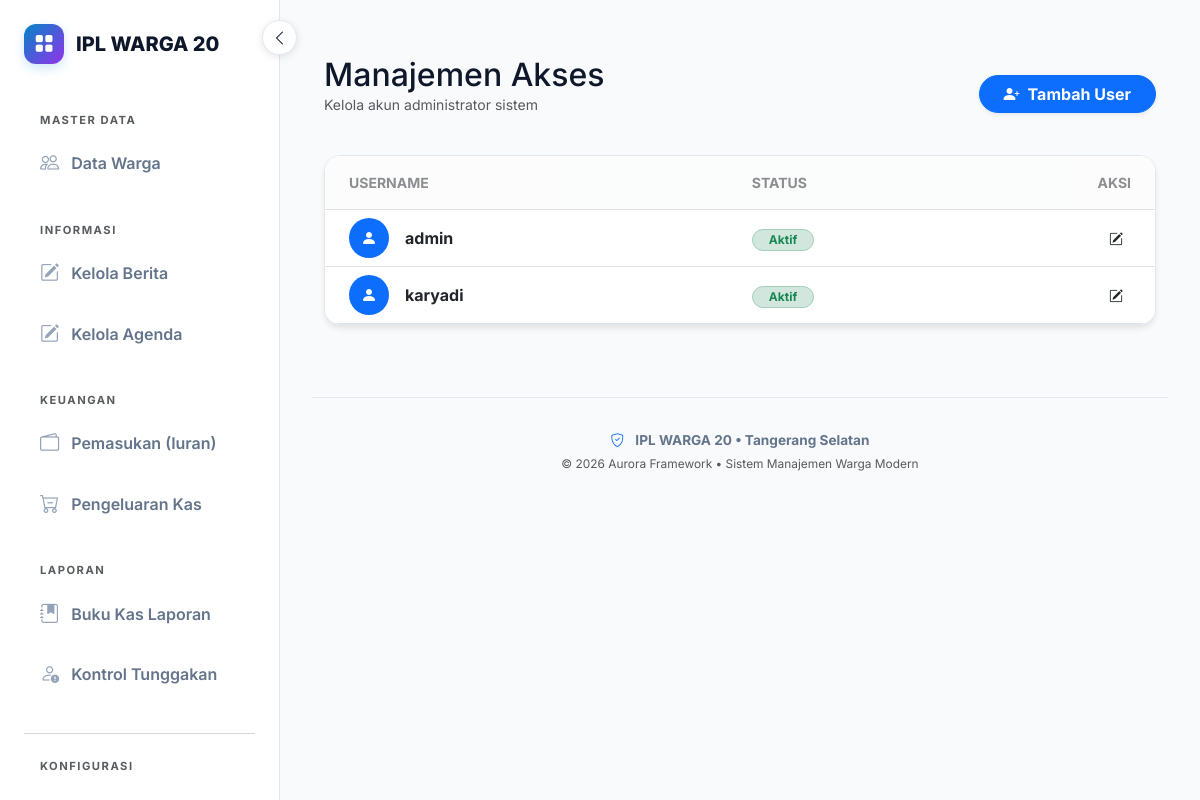
The app's page /admin/users (signed in) with its own data.
### models.py (models this page shows)
class Identitas(db.Model):
    id = db.Column(db.Integer, primary_key=True)
    nama_app = db.Column(db.String(100))
    alamat = db.Column(db.String(255))
    kota = db.Column(db.String(50))
    no_hp = db.Column(db.String(20))
    ketua = db.Column(db.String(100))
    sekretaris = db.Column(db.String(100))
    keterangan = db.Column(db.String(255))
    visi = db.Column(db.Text)
    misi = db.Column(db.Text)
    sejarah = db.Column(db.Text)
    label_anggota = db.Column(db.String(50), default='Warga')
    label_iuran = db.Column(db.String(50), default='Iuran')
    label_tingkat1 = db.Column(db.String(50), default='Zona')
    label_tingkat2 = db.Column(db.String(50), default='Blok')
    label_tingkat3 = db.Column(db.String(50), default='Cluster')

class User(db.Model, UserMixin):
    id = db.Column(db.Integer, primary_key=True)
    username = db.Column(db.String(50), unique=True, nullable=False)
    password = db.Column(db.String(255), nullable=False)

### admin.py (the view)
@admin_bp.route('/admin/users')
@login_required
def user_admin():
    users = User.query.all()
    return render_template('user_admin.html', users=users)

### app.py (called while the page is built)
@login_manager.user_loader
def load_user(user_id):
    return db.session.get(User, int(user_id))

@app.before_request
def check_app_license():
    if request.endpoint and ('static' in request.endpoint or 'activate_license' in request.endpoint):
        return
    status, days_left = license_mgr.check_license()
    if status == "EXPIRED":
        return render_template_string(ACTIVATION_PAGE_HTML, hwid=license_mgr.get_hwid())
    request.license_status = status
    request.license_days_left = days_left

@app.context_processor
def inject_globals():
    berita_sidebar = Berita.query.order_by(Berita.tanggal.desc()).limit(5).all()
    agenda_sidebar = Agenda.query.order_by(Agenda.tanggal_kegiatan.asc()).limit(3).all()
    status = getattr(request, 'license_status', 'ACTIVE')
    days = getattr(request, 'license_days_left', 0)
    return {
        'datetime': datetime,
        'identitas': Identitas.query.first(),
        'active_page': request.path,
        'current_user': current_user,
        'sidebar_berita': berita_sidebar,
        'sidebar_agenda': agenda_sidebar,
        'is_trial': (status == 'TRIAL'),
        'license_days': days,
        'machine_id': license_mgr.get_hwid()
    }

    def get_hwid(self):
        try:
            sys_plat = platform.system()
            if sys_plat == 'Windows':
                cmd = 'wmic csproduct get uuid'
                return subprocess.check_output(cmd, shell=True).decode().split('\n')[1].strip()
            elif sys_plat == 'Darwin':  # macOS
                cmd = "ioreg -rd1 -c IOPlatformExpertDevice | grep -E '(IOPlatformUUID|uuid)'"
                output = subprocess.check_output(cmd, shell=True).decode()
                return output.split('"')[-2]
            return hashlib.sha256(str(uuid.getnode()).encode()).hexdigest()[:16].upper()
        except Exception:
            return "UNKNOWN-MACHINE-ID"

    def get_expected_key(self):
        hwid = self.get_hwid()
        raw = f"{hwid}::{self.secret_salt}"
        return hashlib.sha256(raw.encode()).hexdigest()[:20].upper()

    def _load_license_file(self):
        if os.path.exists(self.license_file):
            try:
                with open(self.license_file, 'r') as f:
                    return json.load(f)
            except: return None
        return None

### templates/user_admin.html (shortened to what this page needs)
{% extends "base.html" %}
{% block content %}
<div class="container-fluid py-4 animate__animated animate__fadeIn">
    <div class="d-flex justify-content-between align-items-center mb-4">
        <div>
            <h2 class="fw-800 mb-0">Manajemen Akses</h2>
            <p class="text-muted small">Kelola akun administrator sistem</p>
        </div>
        <button class="btn btn-primary px-4 fw-bold rounded-pill shadow-sm" data-bs-toggle="modal" data-bs-target="#modalTambahUser">
            <i class="bi bi-person-plus-fill me-2"></i>Tambah User
        </button>
    </div>
    <div class="card border-0 shadow-sm rounded-4 overflow-hidden">
        <div class="table-responsive">
            <table class="table table-hover align-middle mb-0">
                <thead class="bg-light">
                    <tr>
                        <th class="ps-4 py-3 text-uppercase small fw-800 opacity-50">Username</th>
                        <th class="py-3 text-uppercase small fw-800 opacity-50">Status</th>
                        <th class="pe-4 py-3 text-end text-uppercase small fw-800 opacity-50">Aksi</th>
                    </tr>
                </thead>
                <tbody>
                    {% for u in users %}
                    <tr>
                        <td class="ps-4">
                            <div class="d-flex align-items-center">
                                <div class="bg-primary text-white rounded-circle d-flex align-items-center justify-content-center me-3" style="width: 40px; height: 40px;">
                                    <i class="bi bi-person-fill"></i>
                                </div>
                                <span class="fw-bold text-dark">{{ u.username }}</span>
                            </div>
                        </td>
                        <td><span class="badge bg-success-subtle text-success border border-success-subtle rounded-pill px-3">Aktif</span></td>
                        <td class="pe-4 text-end">
                            <button class="btn btn-sm btn-outline-dark border-0 btn-edit-user"
                                    data-id="{{ u.id }}"
                                    data-username="{{ u.username }}">
                                <i class="bi bi-pencil-square"></i>
                            </button>
                        </td>
                    </tr>
                    {% endfor %}
                </tbody>
            </table>
        </div>
    </div>
</div>
{% endblock %}

### templates/base.html (shortened to what this page needs)
<!DOCTYPE html>
<html lang="id">
<head>
    <link href="https://cdn.jsdelivr.net/npm/bootstrap@5.3.0/dist/css/bootstrap.min.css" rel="stylesheet">
    <link rel="stylesheet" href="https://cdn.jsdelivr.net/npm/bootstrap-icons@1.11.0/font/bootstrap-icons.css">
    <link rel="stylesheet" href="https://cdnjs.cloudflare.com/ajax/libs/animate.css/4.1.1/animate.min.css"/>
</head>
<body>
    <button class="desktop-toggle btn d-none d-lg-flex" id="desktopToggle" aria-label="Toggle Sidebar">
        <i class="bi bi-chevron-left" id="toggleIcon"></i>
    </button>
    <nav class="sidebar" id="sidebar">
        <a href="/" class="sidebar-brand">
            <div class="brand-icon">
                <i class="bi bi-grid-fill"></i>
            </div>
            <span class="text-truncate">{{ identitas.nama_app if identitas else 'AURORA LEDGER' }}</span>
        </a>
        <div class="nav flex-column nav-pills">
            {% set active_page = request.path %}
            <small class="text-uppercase text-muted fw-bold mb-2 px-3 mt-2 section-title" style="font-size: 0.7rem; letter-spacing: 1.5px;">Master Data</small>
            <a href="/warga" class="nav-link {{ 'active' if active_page.startswith('/warga') }}">
                <i class="bi bi-people"></i> <span>Data {{ identitas.label_anggota }}</span>
            </a>
            <small class="text-uppercase text-muted fw-bold mb-2 px-3 mt-4 section-title" style="font-size: 0.7rem; letter-spacing: 1.5px;">Informasi</small>
            <a class="nav-link {{ 'active' if active_page.startswith('/admin/berita') }}" href="{{ url_for('berita.list_admin') }}">
                <i class="bi bi-pencil-square"></i> <span>Kelola Berita</span>
            </a>
            <a class="nav-link {{ 'active' if active_page.startswith('/admin/agenda') }}" href="{{ url_for('agenda.list_admin') }}">
                <i class="bi bi-pencil-square"></i> <span>Kelola Agenda</span>
            </a>
            <small class="text-uppercase text-muted fw-bold mb-2 px-3 mt-4 section-title" style="font-size: 0.7rem; letter-spacing: 1.5px;">Keuangan</small>
            <a class="nav-link {{ 'active' if active_page == '/' or active_page == '/bayar' }}" href="/">
                <i class="bi bi-wallet2"></i> <span>Pemasukan (Iuran)</span>
            </a>
            <a class="nav-link {{ 'active' if active_page.startswith('/pengeluaran') }}" href="/pengeluaran">
                <i class="bi bi-cart-dash"></i> <span>Pengeluaran Kas</span>
            </a>
            <small class="text-uppercase text-muted fw-bold mb-2 px-3 mt-4 section-title" style="font-size: 0.7rem; letter-spacing: 1.5px;">Laporan</small>
            <a class="nav-link {{ 'active' if active_page == '/laporan' }}" href="/laporan">
                <i class="bi bi-journal-bookmark-fill"></i> <span>Buku Kas Laporan</span>
            </a>
            <a class="nav-link {{ 'active' if active_page == '/laporan/tunggakan' }}" href="/laporan/tunggakan">
                <i class="bi bi-person-exclamation"></i> <span>Kontrol Tunggakan</span>
            </a>
            <hr class="my-4 text-muted opacity-25">
            <small class="text-uppercase text-muted fw-bold mb-2 px-3 section-title" style="font-size: 0.7rem; letter-spacing: 1.5px;">Konfigurasi</small>
            <a class="nav-link {{ 'active' if active_page.startswith('/identitas') }}" href="/identitas">
                <i class="bi bi-sliders"></i> <span>Identitas Aplikasi</span>
            </a>
        </div>
    </nav>
    <div class="main-content">
        <div class="animate__animated animate__fadeIn">
            {% block content %}{% endblock %}
        </div>
        <footer class="text-center mt-5">
            <div class="container-fluid">
                <p class="mb-1 fw-bold">
                    <i class="bi bi-shield-check me-2 text-primary"></i>
                    {{ identitas.nama_app if identitas else 'AURORA LEDGER' }}
                    {% if identitas and identitas.kota %} &bull; {{ identitas.kota }}{% endif %}
                </p>
                <p class="small mb-0 text-muted">
                    &copy; 2026 Aurora Framework &bull; Sistem Manajemen Warga Modern
                </p>
            </div>
        </footer>
    </div>
</body>
</html>

### templates/base.html (style rules this page uses)
* { margin: 0; padding: 0; box-sizing: border-box; }
:root { --electric-blue: #0284c7; --neon-purple: #9333ea; --sidebar-width: 280px; --sidebar-collapsed-width: 85px; --slate-dark: #0f172a; --slate-muted: #64748b; --bg-light: #f8fafc; --z-sidebar: 1030; --z-mobile-toggle: 1040; --z-sidebar-backdrop: 1025; --transition-speed: 0.3s; }
body { font-family: 'Inter', sans-serif; background: var(--bg-light); color: var(--slate-dark); min-height: 100vh; overflow-x: hidden; transition: background var(--transition-speed); }
.sidebar { width: var(--sidebar-width); height: 100vh; position: fixed; top: 0; left: 0; z-index: var(--z-sidebar); background: #ffffff; border-right: 1px solid #e2e8f0; padding: 1.5rem; display: flex; flex-direction: column; transition: width var(--transition-speed) ease, transform var(--transition-speed) ease; overflow-y: auto; overflow-x: hidden; }
.sidebar-brand { font-weight: 800; font-size: 1.25rem; color: var(--slate-dark); text-decoration: none; display: flex; align-items: center; margin-bottom: 2.5rem; white-space: nowrap; }
.brand-icon { width: 40px; height: 40px; min-width: 40px; background: linear-gradient(135deg, var(--electric-blue), var(--neon-purple)); border-radius: 12px; display: flex; align-items: center; justify-content: center; color: white; font-size: 1.2rem; margin-right: 0.75rem; box-shadow: 0 4px 12px rgba(2, 132, 199, 0.2); transition: margin var(--transition-speed); }
.nav-pills .nav-link { color: var(--slate-muted); font-weight: 600; padding: 0.75rem 1rem; border-radius: 12px; margin-bottom: 0.5rem; transition: all 0.2s ease; display: flex; align-items: center; white-space: nowrap; }
.nav-pills .nav-link i { font-size: 1.2rem; margin-right: 0.75rem; color: #94a3b8; }
.main-content { margin-left: var(--sidebar-width); padding: 2rem; min-height: 100vh; display: flex; flex-direction: column; transition: margin-left var(--transition-speed) ease; }
.menu-toggle, .desktop-toggle { position: fixed; z-index: var(--z-mobile-toggle); padding: 0.5rem 0.7rem; background: white; border-radius: 8px; box-shadow: 0 2px 8px rgba(0,0,0,0.1); border: 1px solid #e2e8f0; color: var(--slate-dark); cursor: pointer; display: flex; align-items: center; justify-content: center; }
.desktop-toggle { top: 1.25rem; left: calc(var(--sidebar-width) - 18px); transition: left var(--transition-speed) ease; width: 35px; height: 35px; border-radius: 50%; }
.card { background: #ffffff !important; border: 1px solid #e2e8f0 !important; border-radius: 20px; box-shadow: 0 4px 6px -1px rgba(0,0,0,0.1) !important; }
footer { margin-top: auto; padding-top: 2rem; border-top: 1px solid #e2e8f0; color: var(--slate-muted); font-size: 0.85rem; }

### records on screen
Identitas: nama_app "IPL WARGA 20", label_anggota "Warga", kota "Tangerang Selatan"
User: username "admin"
User: username "karyadi"
